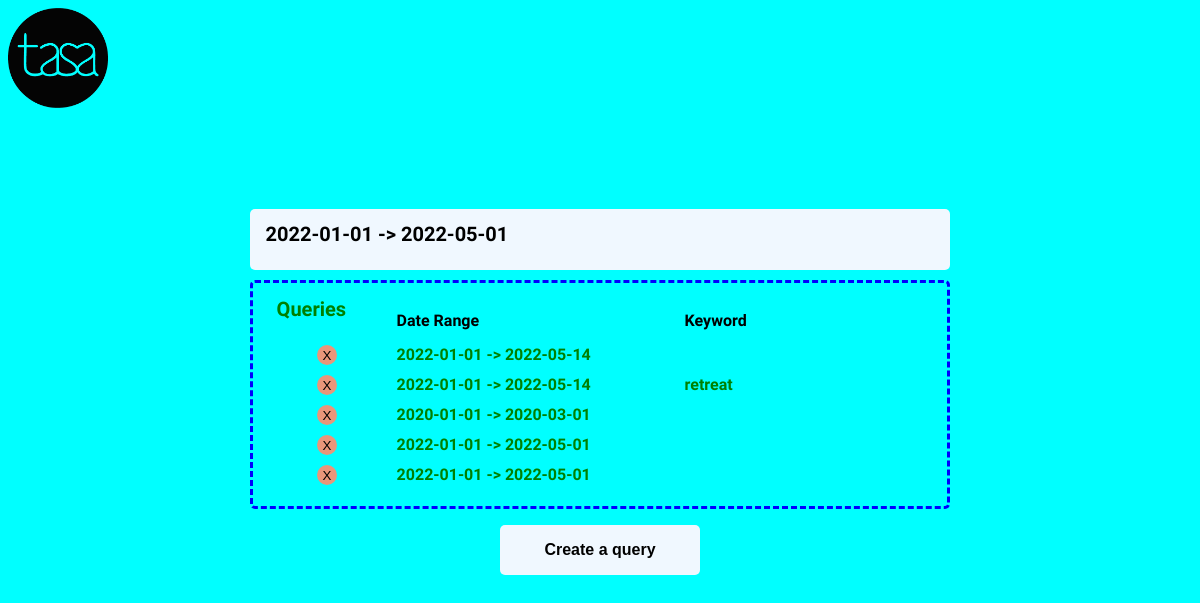
Screenshot of /queries/48/ with the database file from the repository.
### queries/models.py (models this page shows)
class Query(models.Model):
    queryDate = models.DateTimeField(auto_now=False, auto_now_add=True)
    dateStart = models.DateField(auto_now=False, auto_now_add=False)
    dateEnd = models.DateField(auto_now=False, auto_now_add=False)
    keyword = models.TextField(blank=True)
    def __str__(self):
        return self.dateStart.__str__() + " -> " + self.dateEnd.__str__()

### queries/views.py (the view)
# urls.py: path('<int:query_id>/', views.detail, name='detail'),
def detail(request, query_id):
    template_name = 'queries/detail.html'
    q = get_object_or_404(Query, pk=query_id)
    queries = Query.objects.all()
    context = {
        'queries': queries,
        'query': q,
    }
    return render(request, template_name, context)

### queries/templates/queries/detail.html (shortened to what this page needs)
{% extends "./index.html" %}
{% block content %}
<div class='box query_detail_view'>
  <h1>{{ query }}</h1>
</div>
{% endblock %}

### queries/templates/queries/index.html (shortened to what this page needs)
<!DOCTYPE html>
<html lang='en'>
<head>
</head>
<body>
{% load static %}
<link rel='stylesheet' href="/static/queries/style.css?{% now 'U' %}"/>
<img class="logo" src="{% static 'queries/images/logo.png' %}" alt="tasa logo">
{% block content %}{% endblock %}
<div class="query_list_view box">
  <h1><a href="/queries">Queries</a></h1>
  {% if queries %}
  <ul>
    <li>
      <div class="query">
        <p class="label query_date">Date Range</p>
        <p class="label query_key">Keyword</p>
      </div>
    </li>
    {% for query in queries %}
    <li>
      <div class="query">
        <form action="{% url 'queries:del' query.id%}" method="POST">
          <button class="delBtn" type="submit">X</button>
        </form>
        <a href="{% url 'queries:detail' query.id %}">
          <div class="query_date">{{ query }}</div>
          <div class="query_key">{{ query.keyword }}</div>
        </a>
      </div>
    </li>
    {% endfor %}
  </ul>
  {% else %}
  <p>No queries exist.</p>
  {% endif %}
</div>
<a href="{% url 'queries:create' %}"><button class="createBtn" type="button" name="button">Create a query</button></a>
</body>
</html>

### queries/static/queries/style.css (style rules this page uses)
:root { --box-width: 100px; --squish-animation-time: 350ms; --progress-animation-time: 10000ms; --circle-animation-time: 300ms; --checkmark-animation-time: 300ms; --font-size: calc(1 /5 * var(--btn-height)); --border-radius: calc(0.125 * var(--btn-height)); --btn-width: 200px; --btn-height: calc(40 / 125 * var(--btn-width)); --circle-diameter: calc(50 / 125 * var(--btn-width)); --checkmark-width: calc(1 / 2 * var(--circle-diameter)); --gray: #2b2d2f; --green: #71dfbe; }
* { box-sizing: border-box; }
body { background: aqua; position: relative; padding: 1rem; width: 100%; height: 100vh; font-family: "Sen", sans-serif; font-weight: normal; margin: 0; display: flex; flex-direction: column; justify-content: center; align-items: center; }
.logo { position: absolute; top: 0.5rem; left: 0.5rem; width: var(--box-width); height: var(--box-width); }
h1 { font-size: 1.25em; margin-left: 1rem; }
ul { display: flex; flex-direction: column; justify-content: flex-start; margin-top: -1.5rem; }
li { list-style-type: none; }
a { text-decoration: none; color: green; }
button { cursor: pointer; }
.query { position: relative; width: 100%; height: 20px; display: flex; flex-direction: row; margin: 5px 0 5px 0; font-weight: bold; }
.label { font-weight: bold; margin-top: -0.25rem; }
.query_date { position: absolute; left: 6rem; }
.query_key { position: absolute; left: 24rem; }
.delBtn { position: absolute; left: 1rem; width: 20px; height: 20px; border: none; border-radius: 50%; background-color: darksalmon; }
.createBtn { background-color: aliceblue; width: 200px; height: 50px; border: none; border-radius: 5px; margin: 1rem; font-size: 1rem; font-weight: bold; }
.query_detail_view { background-color: aliceblue; width: 60%; max-height: 40vh; border: none; border-radius: 5px; margin-bottom: 10px; display: flex; flex-direction: column; justify-content: flex-start; align-items: flex-start; overflow-y: auto; }
.query_detail_view h1 { margin-bottom: 2rem; }
.query_list_view { width: 60%; padding: 0; min-height: 10vh; border-radius: 5px; border: dashed blue; padding-left: 0.5rem; display: flex; flex-direction: column; justify-content: flex-start; overflow-y: auto; }
.query_list_view p { text-align: center; }

### rows the page displays
Query: dateStart+dateEnd "2022-01-01 -> 2022-05-01"
Query: dateStart+dateEnd "2022-01-01 -> 2022-05-14"
Query: dateStart+dateEnd "2022-01-01 -> 2022-05-14", keyword "retreat"
Query: dateStart+dateEnd "2020-01-01 -> 2020-03-01"
Query: dateStart+dateEnd "2022-01-01 -> 2022-05-01"
